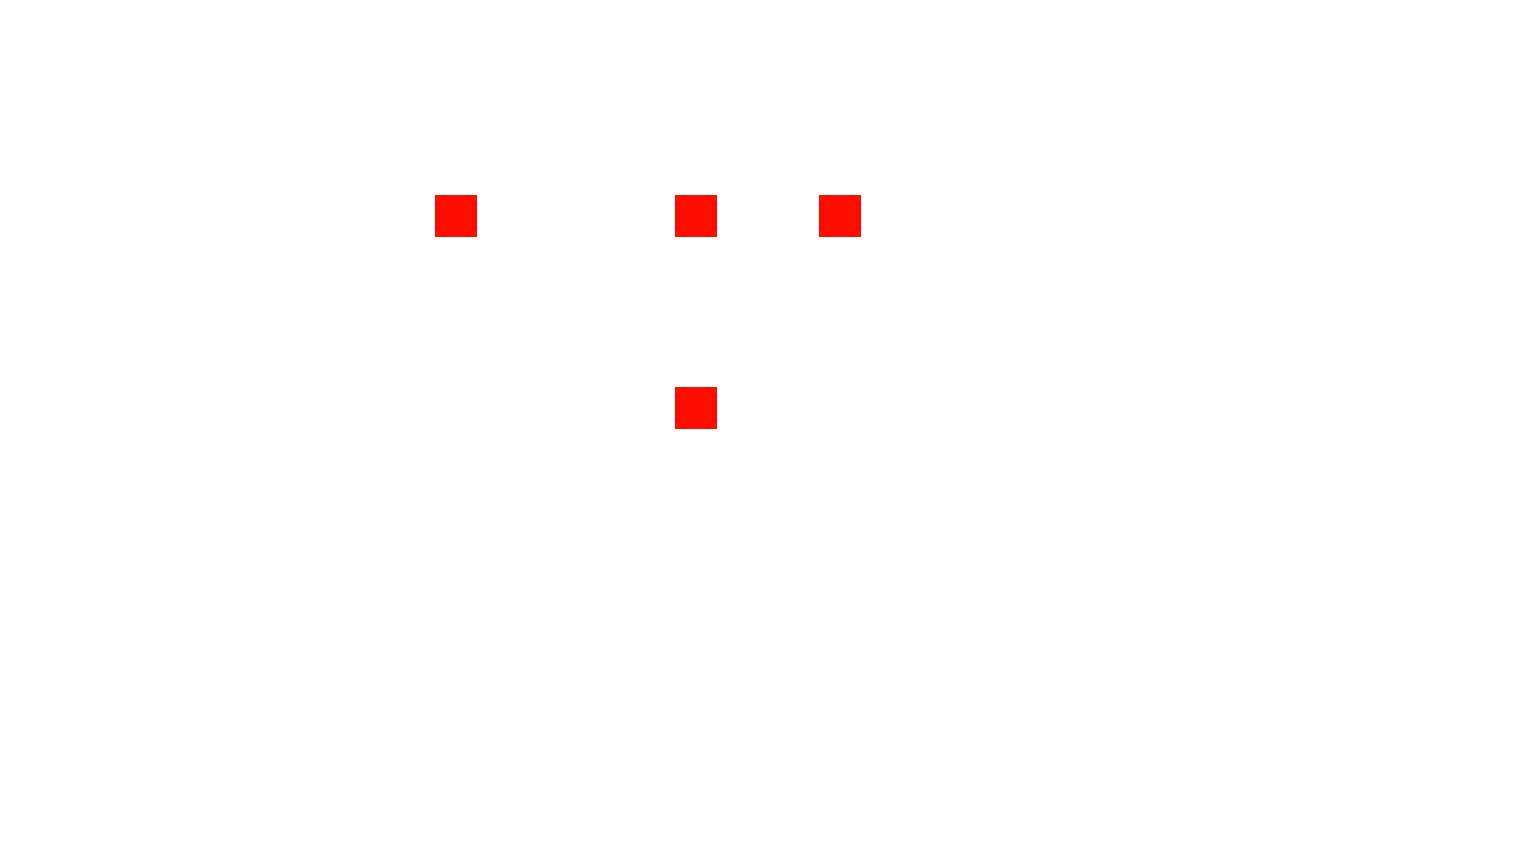

Tiled map render using the project's own tile images. Description and the map definition, with tile-layer contents summarised, below:
An orthogonal 32x18 tile map with 48x48 px tiles, 2 tile layers (Tile Layer 2, Tile Layer 3).

<map version="1.0" orientation="orthogonal" width="32" height="18" tilewidth="48" tileheight="48">
 <tileset firstgid="1" name="tiles" tilewidth="48" tileheight="48">
  <image source="tiles.png" width="384" height="384" />
 </tileset>
 <layer name="Tile Layer 2" width="32" height="18">
  <data>[576 cells, 576 non-empty, 4 distinct tile ids]</data>
 </layer>
 <layer name="Tile Layer 3" width="32" height="18">
  <data>[576 cells, 4 non-empty, 1 distinct tile ids]</data>
 </layer>
</map>
